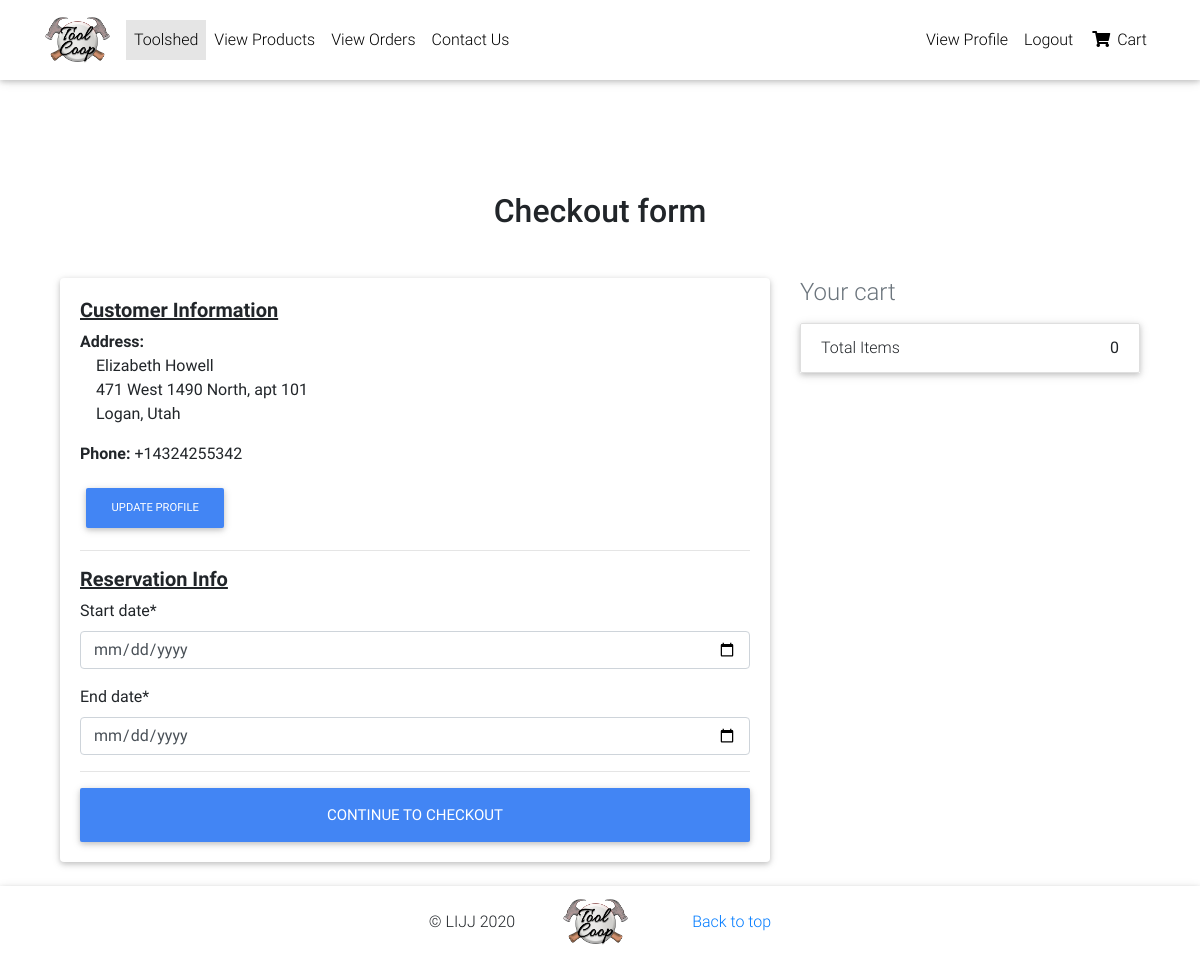
Screenshot of /checkout/ (signed in) with the database file from the repository.
### backend/models.py (models this page shows, shortened)
class Profile(models.Model):
    user = models.OneToOneField(User, on_delete=models.CASCADE)
    address1 = models.CharField(max_length=200, blank=True)
    address2 = models.CharField(max_length=50, blank=True)
    city = models.CharField(max_length=100, blank=True)
    state = models.CharField(max_length=50, blank=True)
    phone = PhoneNumberField(blank=True)
    image = models.ImageField(default='default.png', upload_to='profile_pic')

class Order(models.Model):
    user = models.ForeignKey(User, on_delete=models.CASCADE)
    items = models.ManyToManyField(OrderItem)
    is_reserved = models.BooleanField(default=False)
    is_checked_out = models.BooleanField(default=False)
    reservation_date = models.DateTimeField(null=True)
    checkout_date = models.DateTimeField(null=True)
    due_date = models.DateTimeField(null=True)
    checkin_date = models.DateTimeField(null=True)
    def get_item_total(self):
        item_count = 0
        for item in self.items.all():
            item_count += item.quantity
        return item_count

### backend/views.py (the view, shortened to what this page needs)
# urls.py: path('checkout/', CheckoutView.as_view(), name='checkout'),
class CheckoutView(View):
    def get(self, *args, **kwargs):
        order = Order.objects.get(user=self.request.user, is_reserved=False, is_checked_out=False)
        profile = Profile.objects.get(user=self.request.user)
        o_form = CheckoutForm()
        context= {
            'o_form': o_form,
            'order': order,
            'profile': profile
        }
        return render(self.request, "backend/checkout-page.html", context)

### backend/forms.py
class CheckoutForm(forms.Form):
    start_date = forms.DateField(
        widget=forms.TextInput(
            attrs={'type': 'date'}
        )
    )
    end_date = forms.DateField(
        widget=forms.TextInput(
            attrs={'type': 'date'}
        )
    )

### backend/templates/backend/checkout-page.html (shortened to what this page needs)
{% extends "backend/base.html" %}
{% load crispy_forms_tags %}
{% block content %}
  <main class="mt-5 pt-4">
    <div class="container wow fadeIn">
      <h2 class="my-5 h2 text-center">Checkout form</h2>
      <div class="row">
        <div class="col-md-8 mb-4">
          <div class="card">
            <form class="card-body" method="POST">
              <h5 class="font-weight-bold"><u>Customer Information</u></h5>
              <span class="font-weight-bold"> Address:</span>
              <div class="text-left ml-3">
                <p>{{ user.first_name }} {{ user.last_name}}
                  <br>
                  {{ profile.address1 }}, {{ profile.address2 }}
                  <br>
                  {{ profile.city }}, {{ profile.state }}
                </p>
              </div>
              <p>
                  <span class="font-weight-bold"> Phone:</span>
                  {{ profile.phone }}
              </p>
              <a class="btn btn-md btn-primary" href="{% url 'edit-profile' %}"> Update Profile </a>
              <hr>
              <h5 class="font-weight-bold"><u>Reservation Info</u></h5>
              {{ o_form|crispy }}
              <hr>
              <button class="btn btn-primary btn-lg btn-block" type="submit">Continue to checkout</button>
            </form>
          </div>
        </div>
        <div class="col-md-4 mb-4">
          <h4 class="d-flex justify-content-between align-items-center mb-3">
            <span class="text-muted">Your cart</span>
          </h4>
          <ul class="list-group mb-3 z-depth-1">
            <li class="list-group-item d-flex justify-content-between">
              <span>Total Items</span>
              <strong>{{ order.get_item_total }}</strong>
            </li>
          </ul>
        </div>
      </div>
    </div>
  </main>
  {% endblock content %}

### backend/templates/backend/base.html (style rules this page uses)
html, body, header, .carousel { height: 60vh; }

### rows the page displays
Profile: address1 "471 West 1490 North", address2 "apt 101", city "Logan", state "Utah", phone "+14324255342"
Order: get_item_total "0"

### other values shown
{{ user.first_name }} "Elizabeth"
{{ user.last_name }} "Howell"
